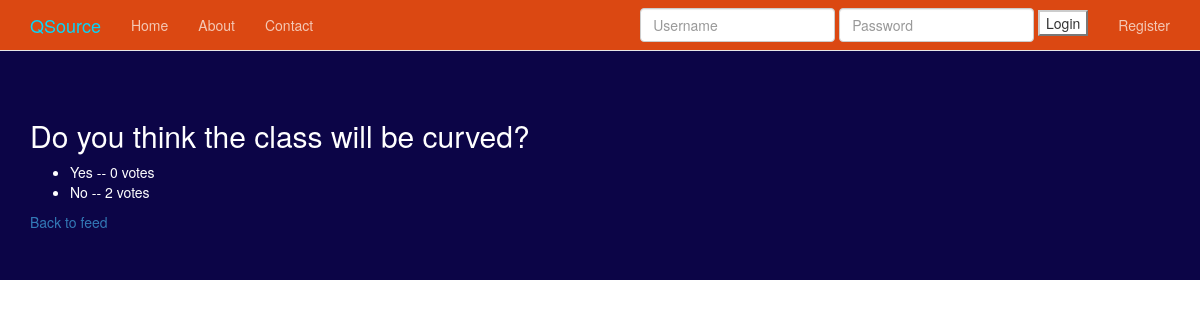
The app's page /polls/3/results/, older data.
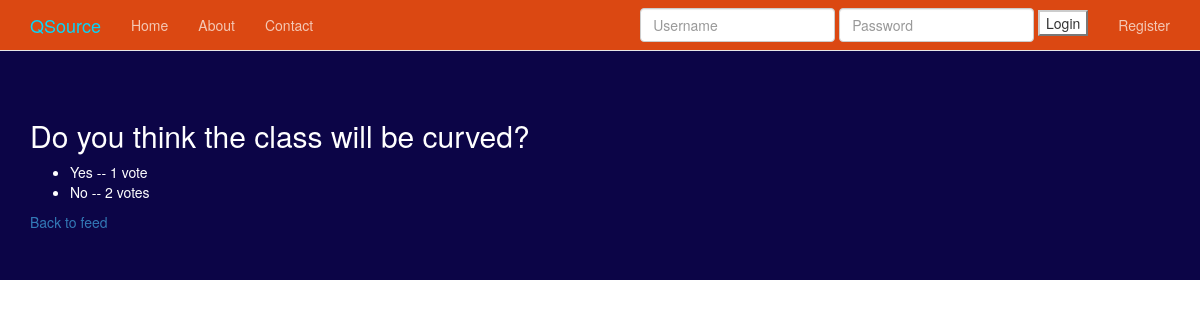
The same page, newer data.
### polls/models.py (models this page shows, shortened)
class Question(models.Model):
    question_text = models.CharField(max_length = 200)
    pub_date = models.DateTimeField('date published')
    ans1_text = models.CharField(max_length = 200, default= "Yes")
    ans1_votes = models.IntegerField(default = 0)
    ans2_text = models.CharField(max_length = 200, default = "No")
    ans2_votes = models.IntegerField(default = 0)
    def was_published_recently(self):
        now = timezone.now()
        return now - datetime.timedelta(days=1) <= self.pub_date <= now
    was_published_recently.admin_order_field = 'pub_date'
    was_published_recently.boolean = True
    was_published_recently.short_description = 'Published recently?'

### polls/views.py (the view)
# urls.py: url(r'^(?P<pk>[0-9]+)/results/$', views.ResultsView.as_view(), name='results'),
class ResultsView(generic.DetailView):
    model = Question
    template_name = 'polls/results.html'

### polls/templates/polls/results.html (shortened to what this page needs)
{% load staticfiles %}
{% load crispy_forms_tags %}
{% include 'head_css.html' %}
{% include 'navbar.html' %}
{% block jumbotron %}
<div class="jumbotron">
    <div class="container">
    <div class="row">
        <div class='col-sm-6'>
        <h2>{{ question.question_text }}</h2>
        <ul>
        <li>{{ question.ans1_text }} -- {{ question.ans1_votes}} vote{{ question.ans1_votes|pluralize }}</li>
        <li>{{ question.ans2_text }} -- {{ question.ans2_votes}} vote{{ question.ans2_votes|pluralize }}</li>
        </ul>
        <a href="{% url 'polls:index' %}">Back to feed</a>
        </div>
        </div>
    </div>
 </div
{% endblock %}

### templates/head_css.html
{% load staticfiles %}
    <link rel="stylesheet" href="https://maxcdn.bootstrapcdn.com/font-awesome/4.4.0/css/font-awesome.min.css">
    <link href="{% static 'css/bootstrap.min.css' %}" rel="stylesheet">
    <link href="{% static 'css/navbar-static-top.css' %}" rel="stylesheet">
     <link href="{% static 'css/custom.css' %}" rel="stylesheet">

### templates/navbar.html (shortened to what this page needs)
{% load staticfiles %}
<nav class="navbar navbar-default navbar-static-top">
      <div class="container">
        <div class="navbar-header">
          <a class="navbar-brand" href="/">QSource</a>
        </div>
        <div id="navbar" class="navbar-collapse collapse">
          <ul class="nav navbar-nav">
            <li><a href="/">Home</a></li>
            <li><a href="/about">About</a></li>
            <li><a href="/contact">Contact</a></li>
          </ul>
          <ul class="nav navbar-nav navbar-right">
            {% if request.user.is_authenticated %}
            <li><a href="{% url 'auth_logout' %}">Logout</a></li>
            {% else %}
            <li><a href="{% url 'registration_register' %}">Register</a></li>
            {% endif %}
          </ul>
          {% if not request.user.is_authenticated and not "/accounts/login" in request.get_full_path %}
          <form class='navbar-form navbar-right' method='POST' action='{% url "auth_login" %}'>{% csrf_token %}
            <div class='form-group'>
               <input type='text' class='form-control' name='username' placeholder='Username' />
            </div>
            <div class='form-group'>
               <input type='password' class='form-control' name='password' placeholder='Password' />
            </div>
            <button type='submit' class='btn-default'>Login</button>
          </form>
          {% endif %}
        </div>
      </div>
    </nav>

### templates/javascript.html (shortened to what this page needs)
{% load staticfiles %}

### static_in_pro/our_static/css/navbar-static-top.css (style rules this page uses)
.navbar-static-top { margin-bottom: 19px; background-color: #DB4812; }
.navbar-default .navbar-brand { color:#07D5FA; }
.navbar-default .navbar-nav>li>a { color: #F4C8B5; }

Row changes from the older to the newer data that the page shows:
changed Question "Do you think the class will be curved?": ans1_votes "0" → "1"
